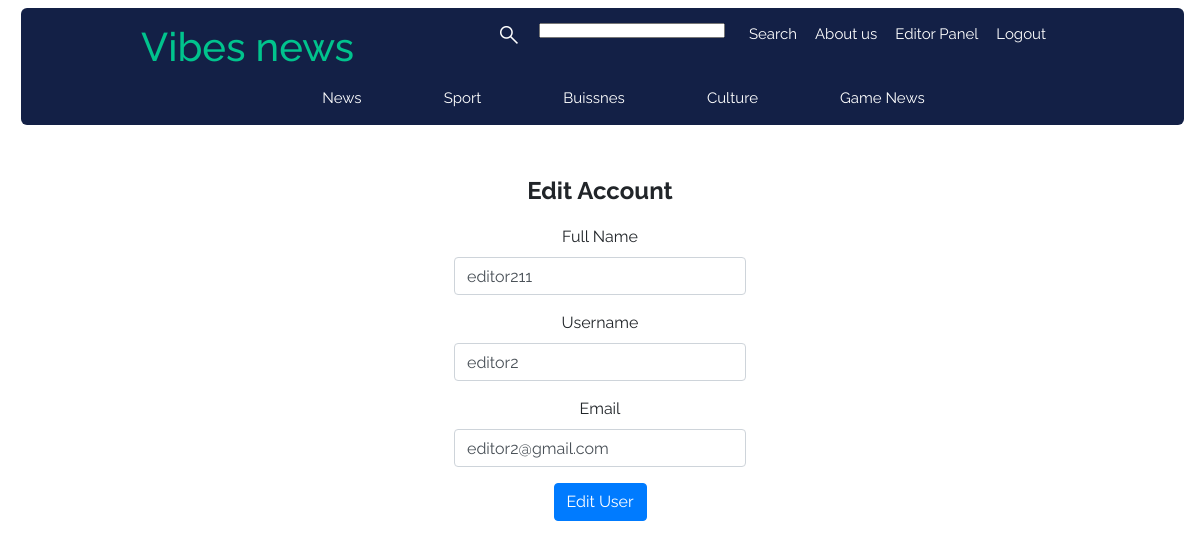
The page /edit_account (signed in) on the database its author committed.
### vibes/models.py (models this page shows, shortened)
class User(db.Model, UserMixin):
    id = db.Column (db.Integer, primary_key = True)
    fullname = db.Column (db.String(100), nullable = False)
    username = db.Column (db.String(100), unique = True, nullable = False)
    email = db.Column (db.String(250), unique = True, nullable = False)
    password = db.Column (db.String(255), nullable = False)
    admin_rights = db.Column (db.Integer, nullable = False, default = 0)
    create_time = db.Column (db.DateTime, nullable = False, default = datetime.utcnow)
    articles = db.relationship('Article', backref = 'author', lazy = True)
    category = db.relationship('Category', secondary = Rights, backref = 'users', lazy = True)

### vibes/user/routes.py (the view, shortened to what this page needs)
@user.route("/edit_account", methods = ["GET", "POST"])
@login_required
def edit_account():
    user: User = User.query.get_or_404(current_user.id)
    if current_user.is_authenticated and current_user.admin_rights != 2:
        form: object = ChangeUserFormEditor()
        form.fullname.data: str= user.fullname
        form.username.data: str = user.username
        form.email.data: str = user.email
        return render_template('edit_account.html', title = 'Edit Account', legend = 'Edit Account', current_user = current_user, form = form)
    else:
        abort(403)

### vibes/user/forms.py (shortened to what this page needs)
class ChangeUserFormEditor (FlaskForm):
    fullname = StringField('Full Name', validators=[data_required(), Length(min = 2, max = 100)])
    username = StringField('Username', validators=[data_required(), Length(min = 2, max = 100)])
    email = StringField('Email', validators=[data_required(), Email()])
    submit = SubmitField('Edit User')

### vibes/models.py (called while the page is built)
@login_manager.user_loader
def load_user(user_id: int) -> object:
    return User.query.get(int(user_id))

### vibes/templates/edit_account.html (shortened to what this page needs)
{% extends "layout.html" %}
{% block content %}
  <form class="font-style-root d-flex flex-column mt-5" method="POST" action="">
    <fieldset>
      {% if legend %}
        <legend class="d-flex justify-content-center font-weight-bold mb-3">{{ legend }}</legend>
      {% else %}
        <legend class="d-flex justify-content-center font-weight-bold mb-3">Vibes Form</legend>
      {% endif %}
      <div class="form-group mb-3">
        {{ form.fullname.label(class="d-flex justify-content-center") }}
        {% if form.fullname.errors %}
          {{form.fullname(class="form-control", style="width:25%; margin-left:37.5%;")}}
          <div class="d-flex justify-content-center mt-2">
          {% for erorr in form.fullname.errors %}
            <span class="font-weight-bold border border-danger text-center" style="width: 25%;">{{erorr}}</span>
          {% endfor %}
          </div>
        {% else %}
          {{form.fullname(class="form-control", style="width:25%; margin-left:37.5%;") }}
        {% endif %}
      </div>
      <div class="form-group mb-3">
        {{ form.username.label(class="d-flex justify-content-center") }}
        {% if form.username.errors %}
          {{form.username(class="form-control", style="width:25%; margin-left:37.5%;")}}
          <div class="d-flex justify-content-center mt-2">
          {% for erorr in form.username.errors %}
            <span class="font-weight-bold border border-danger text-center" style="width: 25%;">{{erorr}}</span>
          {% endfor %}
          </div>
        {% else %}
          {{form.username(class="form-control", style="width:25%; margin-left:37.5%;") }}
        {% endif %}
      </div>
      <div class="form-group mb-3">
        {{ form.email.label(class="d-flex justify-content-center") }}
        {% if form.email.errors %}
          {{form.email(class="form-control", style="width:25%; margin-left:37.5%;")}}
          <div class="d-flex justify-content-center mt-2">
          {% for erorr in form.email.errors %}
            <span class="font-weight-bold border border-danger text-center" style="width: 25%;">{{erorr}}</span>
          {% endfor %}
          </div>
        {% else %}
          {{form.email(class="form-control", style="width:25%; margin-left:37.5%;") }}
        {% endif %}
      </div>
    </fieldset>
    <div class="d-flex justify-content-center mb-2">{{ form.submit(class="btn btn-primary")}}</div>
  </form>
{% endblock content %}

### vibes/static/style.css (style rules this page uses)
:root { --black: #191e29; --dark-blue: #132046; --neon-green: #01c38d; --grey: #696e79; --white: #ffff; --font-family: "Raleway", sans-serif; }
.font-style-root { font-family: var(--font-family); }

### rows shown on the page
User: fullname "editor211", username "editor2", email "editor2@gmail.com"

### other values the page prints
{{ legend }} "Edit Account"
